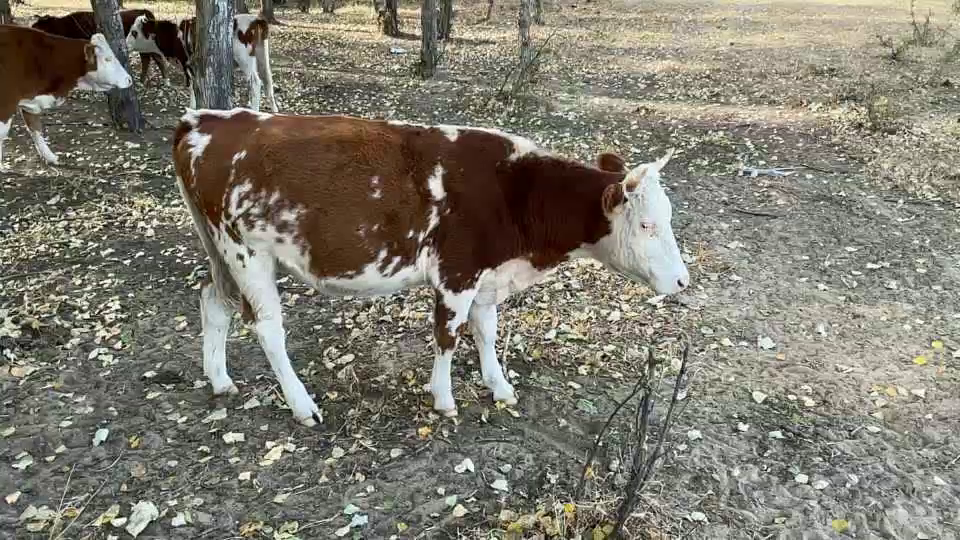
#> input picture scratch/raw_frame0_test.png, 960 x 540 px, found by its file name
$ python analyze_frame_boxes.py
#> lines starting #> are read from the running program, lines starting #| are printed output that depends on the picture; after the words box and inside, x2 and y2 are one past the last pixel; in counts of white or black regions, pixels touching at a corner belong together; pictures that were not available may be replaced by others from this repository, and a replacement may not be noted
import cv2
import numpy as np

def main():
    raw_img = cv2.imread("scratch/raw_frame0_test.png")
#> raw_img is the input picture: shape (540, 960, 3); mean B, G, R 111.6, 123.7, 127.2
    out_img = cv2.imread("outputs/test/frame_000.png")
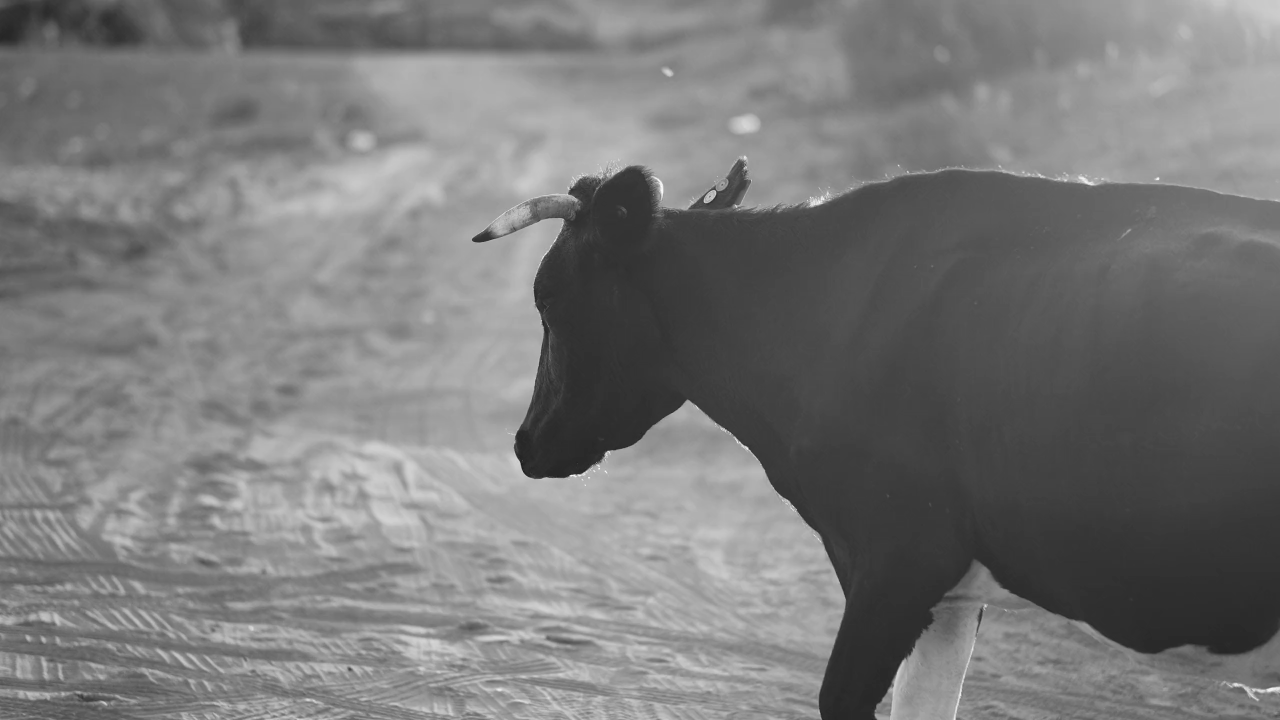
#> input picture scratch/raw_frame0_cow.png, 2560 x 1440 px, given in place of frame_000.png, which was not available (shown at 1/2 size)
#> out_img is the input picture: shape (1440, 2560, 3); min 16, max 255, mean 120.8

    if raw_img is None or out_img is None:
        print("Images not found!")
        return

    print(f"Raw image shape: {raw_img.shape}")
#| Raw image shape: (540, 960, 3)
    print(f"Output image shape: {out_img.shape}")
#| Output image shape: (1440, 2560, 3)

    # We can count the number of colored pixels or check if there is a difference.
    # Let's save a diff image
    if raw_img.shape == out_img.shape:
        diff = cv2.absdiff(raw_img, out_img)
        gray_diff = cv2.cvtColor(diff, cv2.COLOR_BGR2GRAY)
        _, thresh = cv2.threshold(gray_diff, 10, 255, cv2.THRESH_BINARY)
        contours, _ = cv2.findContours(thresh, cv2.RETR_EXTERNAL, cv2.CHAIN_APPROX_SIMPLE)
        print(f"Found {len(contours)} different regions between raw and output frame.")
        for idx, cnt in enumerate(contours):
            x, y, w, h = cv2.boundingRect(cnt)
            print(f"  Region {idx}: x={x}, y={y}, w={w}, h={h}")
    else:
        print("Shapes are different, resizing raw to match output...")
        raw_resized = cv2.resize(raw_img, (out_img.shape[1], out_img.shape[0]))
        diff = cv2.absdiff(raw_resized, out_img)
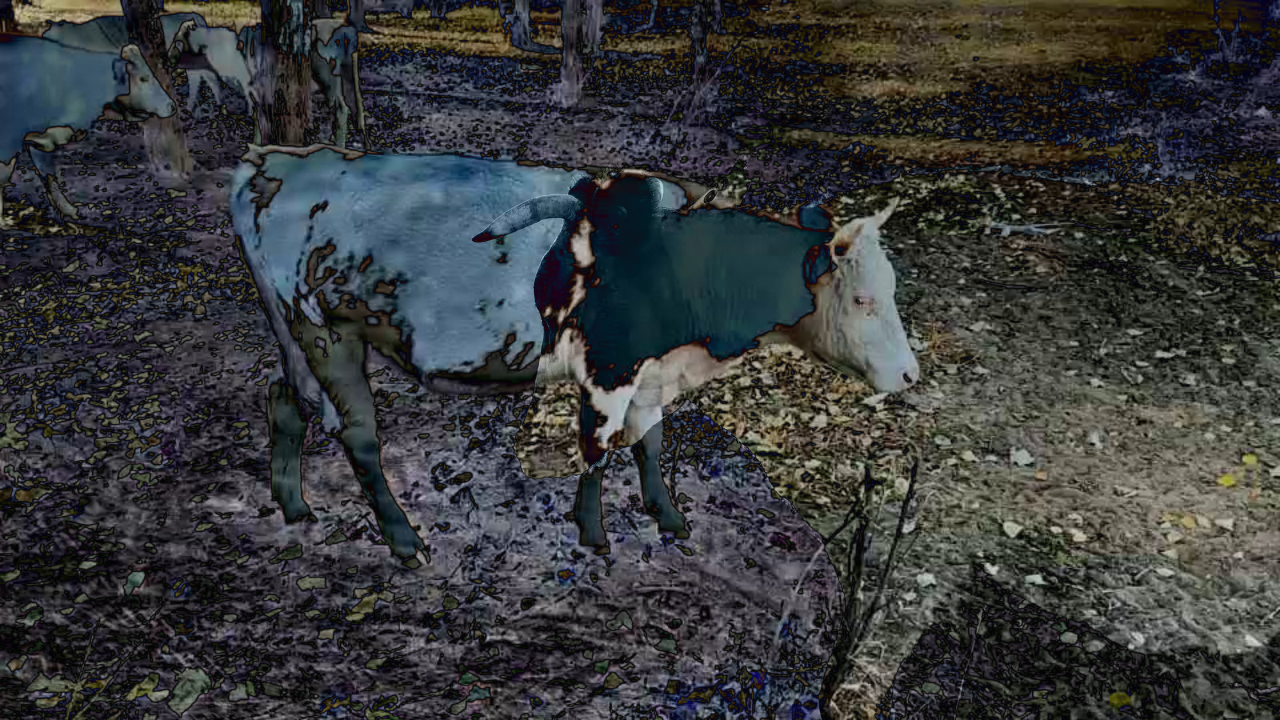
#> diff: shape (1440, 2560, 3) (shown at 1/2 size); mean B, G, R 58.9, 57.9, 55.9
        gray_diff = cv2.cvtColor(diff, cv2.COLOR_BGR2GRAY)
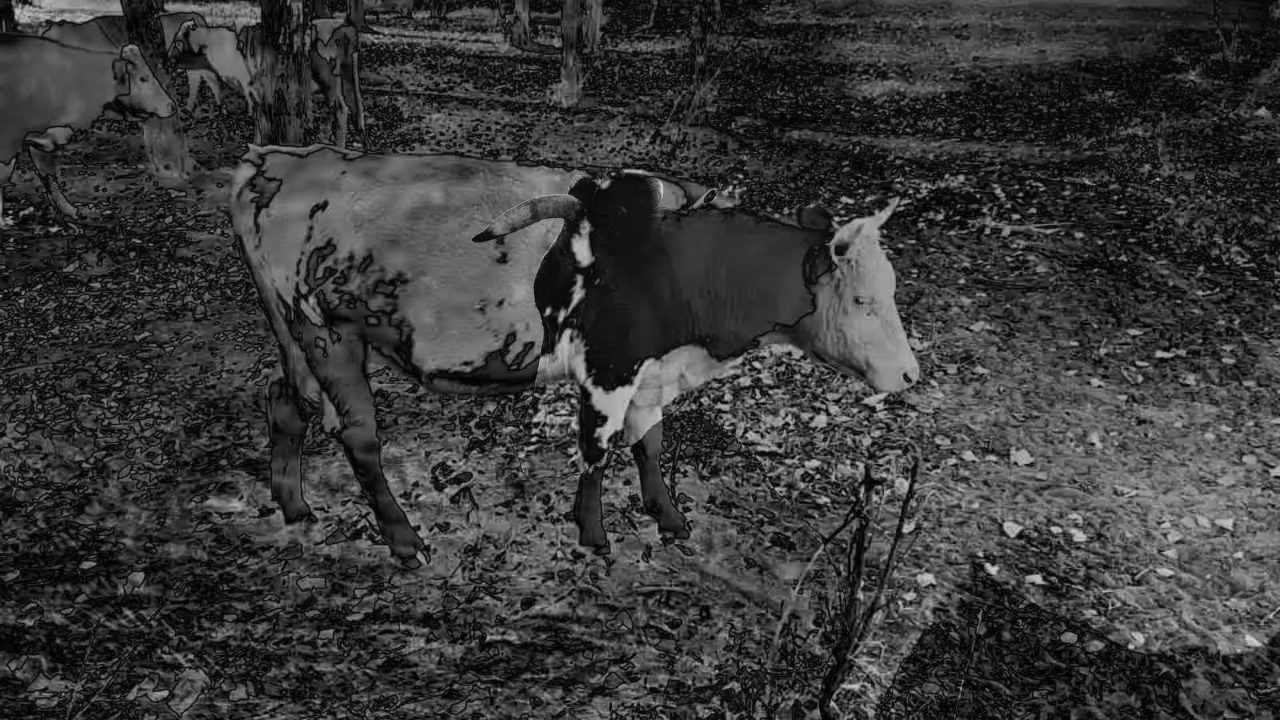
#> gray_diff: shape (1440, 2560) (shown at 1/2 size); min 0, max 215, mean 57.4
        _, thresh = cv2.threshold(gray_diff, 10, 255, cv2.THRESH_BINARY)
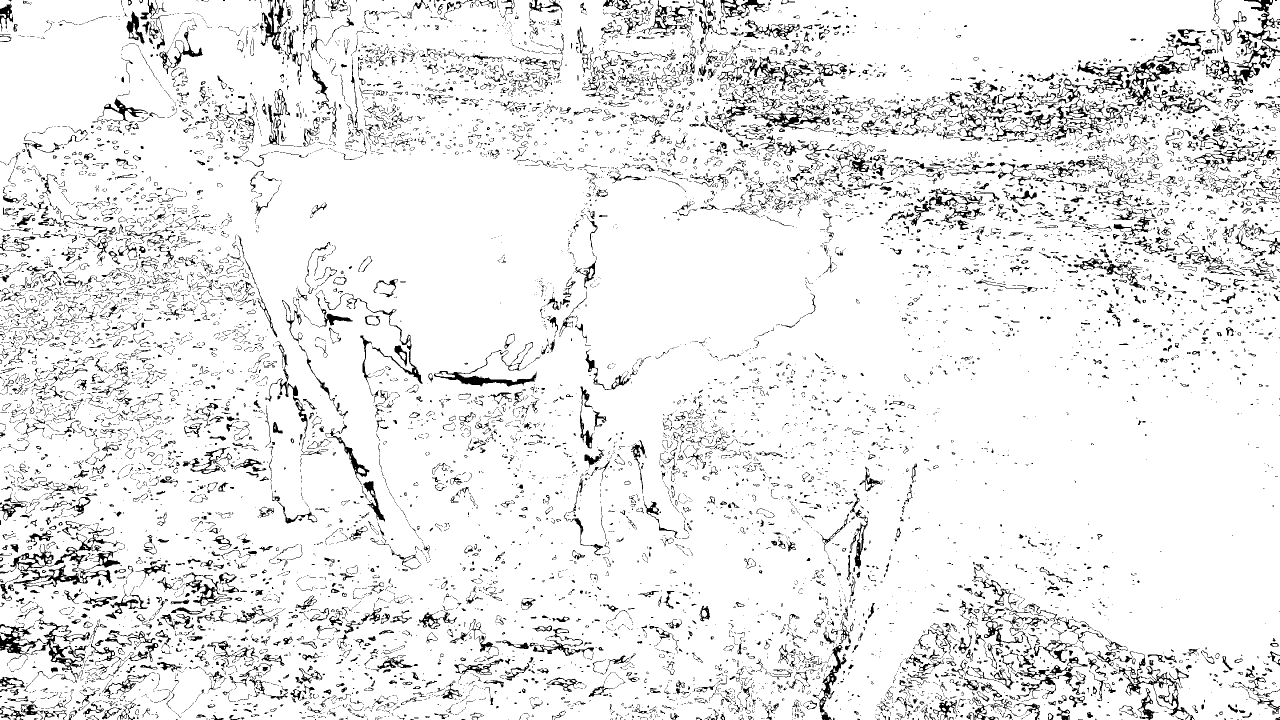
#> thresh: shape (1440, 2560) (shown at 1/2 size); 91.7% white; black in thin lines or dots
        contours, _ = cv2.findContours(thresh, cv2.RETR_EXTERNAL, cv2.CHAIN_APPROX_SIMPLE)
#> contours = 169 contours, 137 with area under 20; largest, box (x1, y1, x2, y2) and area: (0, 0, 2560, 1440) 3654591, (0, 1358, 45, 1381) 338, (1074, 0, 1110, 15) 305, (2, 1416, 33, 1440) 283, (0, 1252, 26, 1269) 260
        print(f"Found {len(contours)} different regions (resized comparison).")
#| Found 169 different regions (resized comparison).
        for idx, cnt in enumerate(contours):
            x, y, w, h = cv2.boundingRect(cnt)
            print(f"  Region {idx}: x={x}, y={y}, w={w}, h={h}")
#> this loop made 169 passes
#> (x, y, w, h) on passes 1, 3, 6: (2130, 1439, 1, 1), (464, 1439, 1, 1), (1649, 1438, 1, 1)
#|   Region 0: x=2130, y=1439, w=1, h=1
#|   Region 1: x=1426, y=1439, w=3, h=1
#|   Region 2: x=464, y=1439, w=1, h=1
#|   Region 3: x=41, y=1439, w=2, h=1
#|   Region 4: x=1659, y=1438, w=2, h=2
#|   Region 5: x=1649, y=1438, w=1, h=1
#|   Region 6: x=258, y=1438, w=4, h=2
#|   Region 7: x=2557, y=1437, w=3, h=1
#> (further printed lines are left out)

if __name__ == "__main__":
    main()
